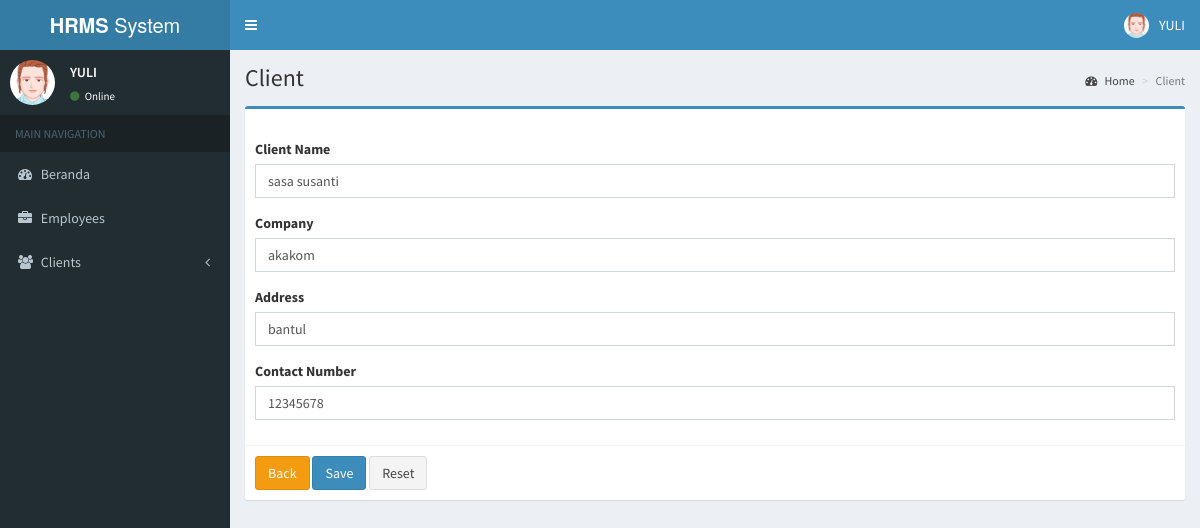
Page /media.php?module=clientedit&id=2 (signed in) on the committed database.
### tables this page shows
CREATE TABLE `clientdetails` (
  `ClientID` int(11) NOT NULL,
  `ClientName` varchar(25) DEFAULT NULL,
  `CompanyName` varchar(25) DEFAULT NULL,
  `Address` varchar(25) DEFAULT NULL,
  `ContactNumber` char(13) DEFAULT NULL
);

### config/crudClient.php (called while the page is built, shortened)
<?php
include "koneksi.php";
$con=$conn;
function bacaClient($sql){
global $con;
$data = array();
$koneksi =$con;
$hasil = mysqli_query($koneksi, $sql);
$i=0;
while($baris = mysqli_fetch_assoc($hasil)){
$data[$i]['id']= $baris['ClientID'];
$data[$i]['nama'] = $baris['ClientName'];
$data[$i]['perusahaan'] = $baris['CompanyName'];
$data[$i]['alamat'] = $baris['Address'];
$data[$i]['noHp'] = $baris['ContactNumber'];
$i++;
}
return $data;
}
?>

### editClient.php (the view, shortened to what this page needs)
 <?php
  include "config/crudClient.php";
$id=$_GET["id"];
$sql="select * from clientdetails where ClientID='".$id."'";
$data=bacaClient($sql);
?>
    <section class="content-header">
      <h1>
        Client
      </h1>
      <ol class="breadcrumb">
        <li><a href="#"><i class="fa fa-dashboard"></i> Home</a></li>
        <li class="active">Client</li>
      </ol>
    </section>
                <section class="content">
					<div class="box box-primary">
                        <div class="box-header">
                                </div>
                                <div class="box-body table-responsive">
									<div class="row">
                    <form action="media.php?module=clientedit&id=<?php echo $data[0]['id'] ?>" method="post">
										<div class="col-md-12">
                      <div class="form-group">
                        <label>Client Name</label>
                        <input type="text" name="name" class="form-control" placeholder="Client Name" value="<?php echo $data[0]['nama'] ?>">
                      </div>
                      <div class="form-group">
                        <label>Company</label>
                        <input type="text" name="company" class="form-control" placeholder="Company Name" value="<?php echo $data[0]['perusahaan'] ?>">
                      </div>
                      <div class="form-group">
                        <label>Address</label>
                        <input type="text" name="address" class="form-control" placeholder="Address" value="<?php echo $data[0]['alamat'] ?>">
                      </div>
                      <div class="form-group">
                        <label>Contact Number</label>
                        <input type="text" class="form-control" name="contact" placeholder="Contact Number" value="<?php echo $data[0]['noHp'] ?>">
                      </div>
                    </div>
									</div>
                                </div>
								<div class="box-footer">
										<a href="media.php?module=clientdata" class="btn btn-warning">Back</a>
                                        <input type="submit" name="submit" class="btn btn-primary" value="Save"/>
										<input type="reset" class="btn btn-default" value="Reset"/>
                                </div>
                    </div>
                </section>

### rows in the picture
clientdetails: name "sasa susanti", company "akakom", address "bantul", contact "12345678"

### other values in the picture
$_SESSION["username"] "YULI"
